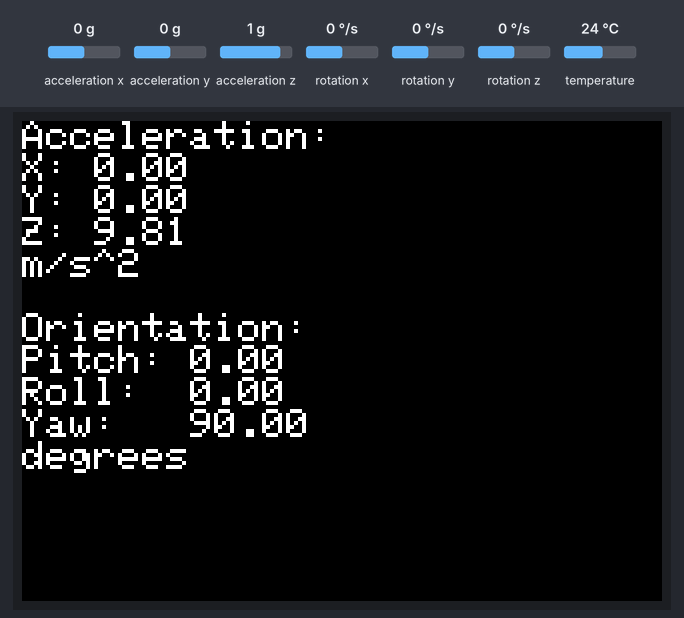
The program below on a simulated Arduino Uno, built with avr-gcc and run on an emulated ATmega328P. Parts: 320×240 colour display. The test bench sets the inputs (shaded band); at power-on: acceleration x 0 g, acceleration y 0 g, acceleration z 1 g, rotation x 0 °/s, rotation y 0 °/s, rotation z 0 °/s, temperature 24 °C. What the program prints to the serial monitor is not drawn.

Above: at 0.3 s.
1.4 s: acceleration x set to -1.4 g
At 3.2 s:
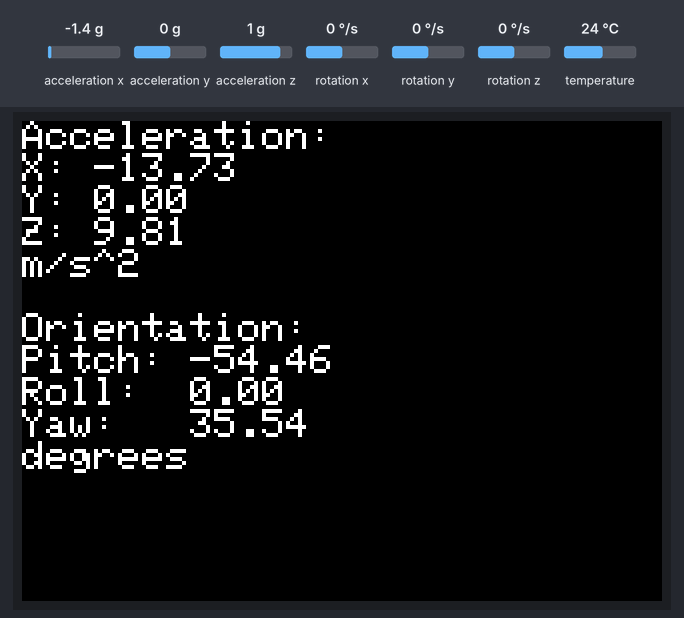
4.5 s: acceleration y set to -1.4 g
At 5.2 s:
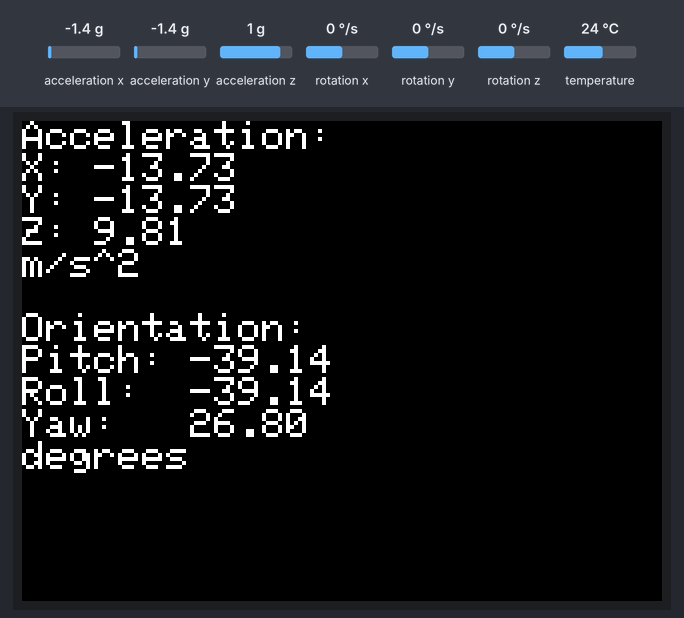
7.1 s: acceleration z set to -1.4 g
At 8.5 s:
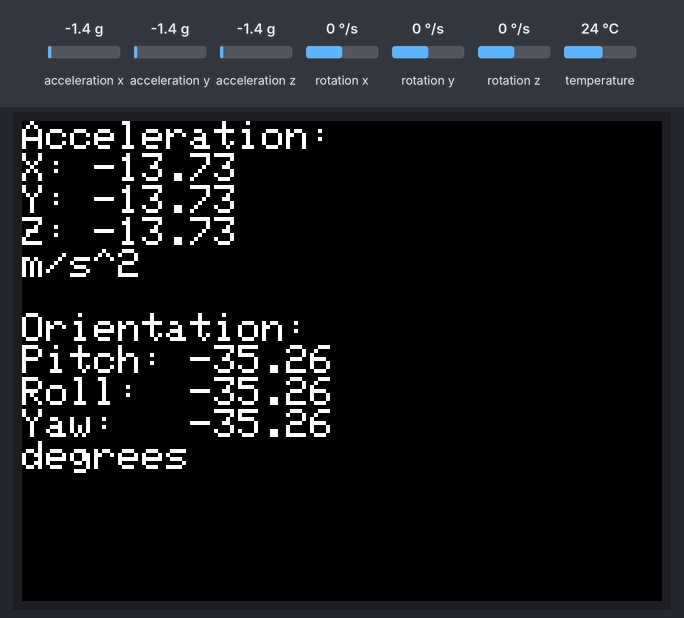
10.2 s: acceleration x set to -0.8 g
At 11.8 s:
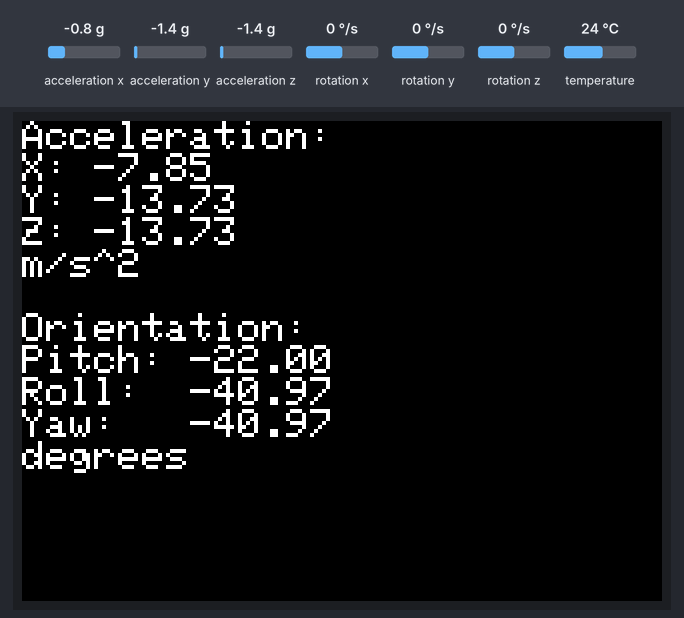
Timing chart, 0 to 13.3 s (numbered marks = the images above; inputs shaded):
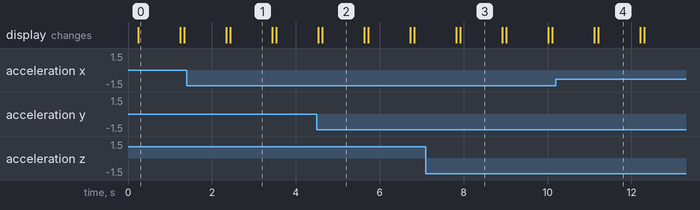

Measured:
- after the input at 1.4 s, the display: first differs from a run without the input after 1.0 s (image 1)
- after the input at 4.5 s, the display: first differs from a run without the input after 0.13 s (image 2)
- after the input at 7.1 s, the display: first differs from a run without the input after 0.82 s (image 3)
- after the input at 10.2 s, the display: first differs from a run without the input after 1.0 s (image 4)
- what the display in image 0 shows lasts 1.0 s, from 0.2 s to 1.2 s

The program:

main.cpp
```cpp
#include <Arduino.h>

#include <Adafruit_MPU6050.h> // Accelerometer
#include "Adafruit_ILI9341.h" // LCD

#include <lcd.h>
#include <accelerometer.h>
#include <orientation.h>

// Accelerometer
// Adafruit_MPU6050 mpu;
Accelerometer acc;

// LCD
#define TFT_DC 7
#define TFT_CS 10
Adafruit_ILI9341 lcd = Adafruit_ILI9341(TFT_CS, TFT_DC);
// LCD lcd = LCD();


void initLcd(){
  lcd.begin();
  lcd.setRotation(1); // Horizontal mode is 1 or 3
}

void resetLcd(){
  lcd.fillScreen(ILI9341_BLACK);
  lcd.setCursor(0, 0);
  lcd.setTextColor(ILI9341_WHITE);
  lcd.setTextSize(2);
}

void setup(void) {
  Serial.begin(115200);
  while (!Serial)
    delay(10); // will pause until serial console opens

  Serial.println("Starting...");

  acc.begin();
  initLcd();

  Serial.println("Setup finished");
}

void loop() {

  sensors_event_t a;
  acc.getEvent(&a);

  resetLcd();
  // lcd.reset();

  lcd.println("Acceleration:");
  lcd.print("X: ");
  lcd.println(a.acceleration.x);
  lcd.print("Y: ");
  lcd.println(a.acceleration.y);
  lcd.print("Z: ");
  lcd.println(a.acceleration.z);
  lcd.println("m/s^2");
  lcd.println();

  Orientation o = acc.getOrientation();
  lcd.println("Orientation:");
  lcd.print("Pitch: ");
  lcd.println(o.pitch);
  lcd.print("Roll:  ");
  lcd.println(o.roll);
  lcd.print("Yaw:   ");
  lcd.println(o.yaw);
  lcd.println("degrees");
  lcd.println();


  lcd.println("");
  delay(1000);
}
```

accelerometer.h
```cpp
#ifndef _ACCELEROMETER_H
#define _ACCELEROMETER_H

#include <Adafruit_MPU6050.h>
// #include <Adafruit_ADXL345_U.h>

#include <orientation.h>

class Accelerometer {
    Adafruit_MPU6050 acc;
    public:
        Accelerometer();
        void begin();

    void getEvent(sensors_event_t *event);

    Orientation getOrientation();
};

#endif // _ACCELEROMETER_H
```

orientation.h
```cpp
#ifndef _ORIENTATION_H
#define _ORIENTATION_H

struct Orientation {
    float pitch;
    float roll;
    float yaw;
};

#endif // _ORIENTATION_H
```

accelerometer.cpp
```cpp
#include <accelerometer.h>

Accelerometer::Accelerometer(){}

void Accelerometer::begin(){
    if (!acc.begin()) {
        Serial.println("Failed to initialize the Accelerometer");
        while (1) {
          delay(10);
        }
    }
    acc.setAccelerometerRange(MPU6050_RANGE_16_G);
    acc.setGyroRange(MPU6050_RANGE_2000_DEG);
    acc.setFilterBandwidth(MPU6050_BAND_21_HZ);
}

void Accelerometer::getEvent(sensors_event_t *event){
    sensors_event_t g, t;
    acc.getEvent(event, &g, &t);
}

Orientation Accelerometer::getOrientation(){
    sensors_event_t event;
    getEvent(&event);
    float x = event.acceleration.x;
    float y = event.acceleration.y;
    float z = event.acceleration.z;
    float pitch = atan2(x, sqrt(y * y + z * z)) * 180 / M_PI;
    float roll = atan2(y, sqrt(x * x + z * z)) * 180 / M_PI;
    float yaw = atan2(z, sqrt(x * x + y * y)) * 180 / M_PI;
    return {pitch, roll, yaw};
}
```

lcd.h
```cpp
#ifndef _LCD_H
#define _LCD_H

#include <Adafruit_ILI9341.h>
#include <Adafruit_GFX.h>

#define LCD_WIDTH ILI9341_TFTWIDTH
#define LCD_HEIGHT ILI9341_TFTHEIGHT

class LCD : public Adafruit_GFX {
private:
    Adafruit_ILI9341 lcd;

public:
    // rst = 8 in schema
    LCD(int8_t dc = 7, int8_t rst = -1, int8_t bl = 9,
        int8_t cs = 10, int8_t din = 11, int8_t clk = 13,
        uint16_t screenWidth = LCD_WIDTH,
        uint16_t screenHeight = LCD_HEIGHT);

    void begin();
    void clear(uint16_t color = ILI9341_BLACK);
    void reset();

    void fillScreen(uint16_t color) override {
        lcd.fillScreen(color);
    };

    void setRotation(uint8_t r) override {
        lcd.setRotation(r);
    };

    void drawPixel(int16_t x, int16_t y, uint16_t color) override {
        lcd.drawPixel(x, y, color);
    }
};

#endif // _LCD_H
```

lcd.cpp
```cpp
#include <lcd.h>

// TODO: Handle bl pin
// din = mosi, clk = sck
LCD::LCD(int8_t dc, int8_t rst, int8_t bl, int8_t cs, int8_t din, int8_t clk,
         uint16_t screenWidth, uint16_t screenHeight):
    Adafruit_GFX(screenWidth, screenHeight),
    lcd(cs, dc, din, clk, rst){};

void LCD::begin(){
    lcd.begin();
    // setRotation(1); // Horizontal mode is 1 or 3
    // setTextSize(2);
}

void LCD::clear(uint16_t color){
    lcd.fillScreen(color);
}

void LCD::reset(){
    lcd.fillScreen(ILI9341_BLACK);
    setTextSize(2);
    setCursor(0, 0);
    setTextColor(ILI9341_WHITE);
}
```
